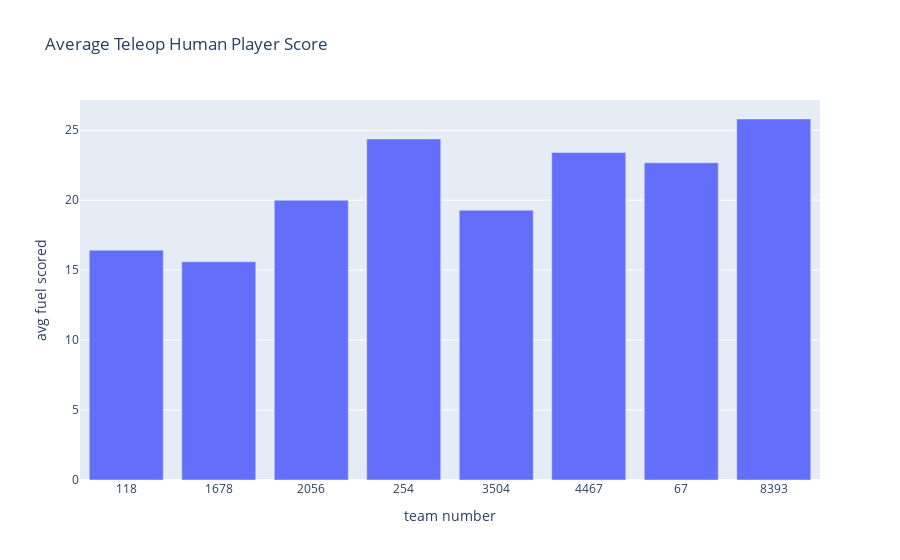

Notebook code cell kept with this figure:
### Code cell
teleop_hp_fuel_df = scouted_data.groupby("Team Number")["Teleop Human Player Score"].mean().reset_index()
fig = px.bar(teleop_hp_fuel_df, x="Team Number", y="Teleop Human Player Score", title="Average Teleop Human Player Score", 
             labels={"Team Number": "team number", "Teleop Human Player Score": "avg fuel scored"})
fig.show()

### Figure 1 — Plotly figure (JSON) as saved in the notebook; plotly's stock layout.template omitted (floating-point values rounded to 4 significant figures)
{"data": [{"hovertemplate": "team number=%{x}<br>avg fuel scored=%{y}<extra></extra>", "legendgroup": "", "marker": {"color": "#636efa", "pattern": {"shape": ""}}, "name": "", "orientation": "v", "showlegend": false, "textposition": "auto", "type": "bar", "x": ["118", "1678", "2056", "254", "3504", "4467", "67", "8393"], "xaxis": "x", "y": [16.43, 15.6, 20.0, 24.38, 19.29, 23.4, 22.67, 25.8], "yaxis": "y"}], "layout": {"barmode": "relative", "legend": {"tracegroupgap": 0}, "title": {"text": "Average Teleop Human Player Score"}, "xaxis": {"anchor": "y", "domain": [0, 1], "title": {"text": "team number"}}, "yaxis": {"anchor": "x", "domain": [0, 1], "title": {"text": "avg fuel scored"}}}}
